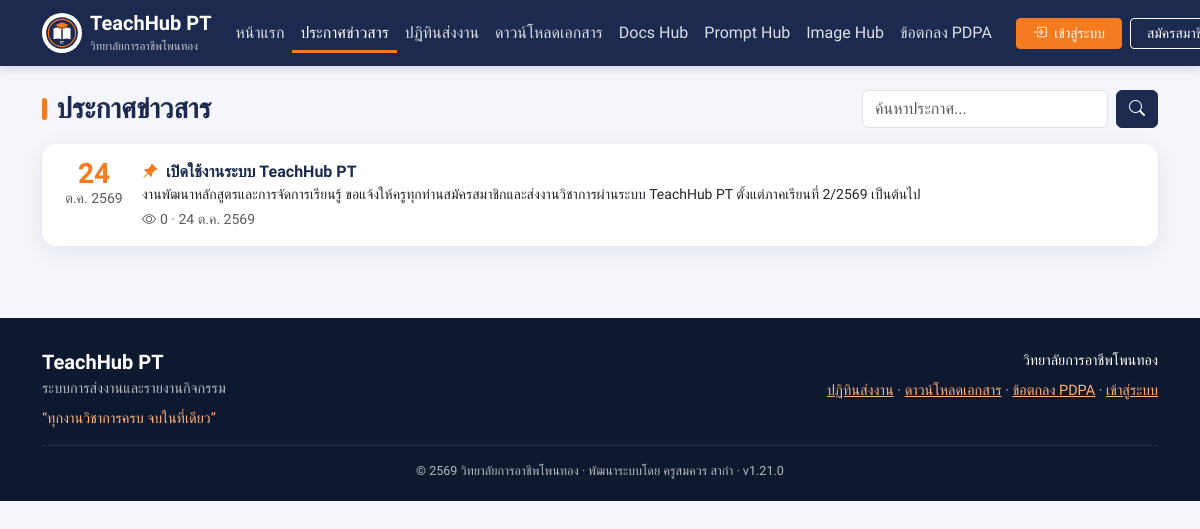
The app's page /announcements.php with its own data.
### tables this page shows
CREATE TABLE `announcements` (
  `id`            INT UNSIGNED NOT NULL AUTO_INCREMENT,
  `title`         VARCHAR(255) NOT NULL,
  `content`       TEXT NOT NULL,
  `is_pinned`     TINYINT(1) NOT NULL DEFAULT 0,
  `is_published`  TINYINT(1) NOT NULL DEFAULT 1,
  `views`         INT UNSIGNED NOT NULL DEFAULT 0,
  `created_by`    INT UNSIGNED NULL,
  `published_at`  DATETIME NOT NULL DEFAULT CURRENT_TIMESTAMP,
  `created_at`    DATETIME NOT NULL DEFAULT CURRENT_TIMESTAMP,
  `updated_at`    DATETIME NULL ON UPDATE CURRENT_TIMESTAMP,
  PRIMARY KEY (`id`),
  KEY `idx_announce_published` (`is_published`, `is_pinned`, `published_at`),
  KEY `idx_announce_created_by` (`created_by`),
  CONSTRAINT `fk_announce_created_by` FOREIGN KEY (`created_by`)
    REFERENCES `users` (`id`) ON UPDATE CASCADE ON DELETE SET NULL
);

### includes/functions.php (called while the page is built, shortened)
<?php
function db_query(string $sql, string $types = '', array $params = []): mysqli_stmt
{
    $stmt = db()->prepare($sql);
    if ($types !== '') {
        $stmt->bind_param($types, ...$params);
    }
    $stmt->execute();
    return $stmt;
}
function db_all(string $sql, string $types = '', array $params = []): array
{
    $stmt = db_query($sql, $types, $params);
    $res = $stmt->get_result();
    $rows = $res ? $res->fetch_all(MYSQLI_ASSOC) : [];
    return $rows;
}
function db_one(string $sql, string $types = '', array $params = []): ?array
{
    $stmt = db_query($sql, $types, $params);
    $res = $stmt->get_result();
    $row = $res ? $res->fetch_assoc() : null;
    return $row ?: null;
}
function db_value(string $sql, string $types = '', array $params = [])
{
    $row = db_one($sql, $types, $params);
    return $row ? reset($row) : null;
}
function e($value): string
{
    return htmlspecialchars((string)($value ?? ''), ENT_QUOTES | ENT_SUBSTITUTE, 'UTF-8');
}
function url(string $path = ''): string
{
    return BASE_URL . '/' . ltrim($path, '/');
}
function get(string $key, string $default = ''): string
{
    $v = $_GET[$key] ?? $default;
    return is_string($v) ? trim($v) : $default;
}
function get_int(string $key, int $default = 0): int
{
    return isset($_GET[$key]) && is_numeric($_GET[$key]) ? (int)$_GET[$key] : $default;
}
function thai_months(bool $short = true): array
{
    return $short
        ? [1 => 'ม.ค.', 'ก.พ.', 'มี.ค.', 'เม.ย.', 'พ.ค.', 'มิ.ย.', 'ก.ค.', 'ส.ค.', 'ก.ย.', 'ต.ค.', 'พ.ย.', 'ธ.ค.']
        : [1 => 'มกราคม', 'กุมภาพันธ์', 'มีนาคม', 'เมษายน', 'พฤษภาคม', 'มิถุนายน',
            'กรกฎาคม', 'สิงหาคม', 'กันยายน', 'ตุลาคม', 'พฤศจิกายน', 'ธันวาคม'];
}
function thai_date(?string $datetime, bool $withTime = false, bool $longMonth = false): string
{
    $ts = strtotime($datetime);
    $months = thai_months(!$longMonth);
    $text = (int)date('j', $ts) . ' ' . $months[(int)date('n', $ts)] . ' ' . ((int)date('Y', $ts) + 543);
    return $text;
}
function thai_year(?int $ts = null): int
{
    return (int)date('Y', $ts ?? time()) + 543;
}
function str_limit(string $text, int $limit = 120): string
{
    $text = trim(preg_replace('/\s+/u', ' ', strip_tags($text)));
    return mb_strlen($text) > $limit ? mb_substr($text, 0, $limit) . '…' : $text;
}

### config/db.php (called while the page is built, shortened)
<?php
function db(): mysqli
{
    static $conn = null;
    if ($conn instanceof mysqli) {
        return $conn;
    }
    try {
        $conn = new mysqli(DB_HOST, DB_USER, DB_PASS, DB_NAME, DB_PORT);
        $conn->set_charset('utf8mb4');
        $conn->query("SET time_zone = '+07:00'");
    } catch (mysqli_sql_exception $ex) {
        error_log('DB connect error: ' . $ex->getMessage());
        http_response_code(500);
        $msg = (defined('APP_DEBUG') && APP_DEBUG) ? htmlspecialchars($ex->getMessage(), ENT_QUOTES, 'UTF-8') : '';
        exit('<div style="font-family:sans-serif;padding:2rem">ไม่สามารถเชื่อมต่อฐานข้อมูลได้ กรุณาตรวจสอบการตั้งค่าใน config/db.php<br><small>' . $msg . '</small></div>');
    }
    return $conn;
}

### public/announcements.php (the view, shortened to what this page needs)
    <?php
$q = mb_substr(get('q'), 0, 100);
$perPage = 10;
$page = max(1, get_int('page', 1));
$where = 'is_published = 1 AND published_at <= NOW()';
$types = '';
$params = [];
$total = (int)db_value("SELECT COUNT(*) FROM announcements WHERE $where", $types, $params);
$pages = max(1, (int)ceil($total / $perPage));
$page = min($page, $pages);
$offset = ($page - 1) * $perPage;
$items = db_all(
    "SELECT id, title, content, is_pinned, views, published_at FROM announcements
     WHERE $where ORDER BY is_pinned DESC, published_at DESC LIMIT ? OFFSET ?",
    $types . 'ii',
    array_merge($params, [$perPage, $offset])
);
require APP_ROOT . '/includes/public_header.php';
?>
<div class="container py-4">
    <div class="d-flex flex-wrap align-items-center gap-3 mb-3">
        <h3 class="section-title mb-0">ประกาศข่าวสาร</h3>
        <form class="ms-auto d-flex gap-2" method="get" role="search">
            <input type="search" class="form-control" name="q" value="<?= e($q) ?>" placeholder="ค้นหาประกาศ..." aria-label="ค้นหาประกาศ">
            <button class="btn btn-primary" type="submit"><i class="bi bi-search"></i></button>
        </form>
    </div>
    <div class="card">
        <?php foreach ($items as $n): ?>
            <a class="news-item" href="<?= e(url('public/announcements.php?id=' . (int)$n['id'])) ?>">
                <div class="d-flex gap-3">
                    <div class="text-center flex-shrink-0 d-none d-sm-block" style="width:64px">
                        <div class="fs-3 fw-bold text-accent lh-1"><?= (int)date('j', strtotime($n['published_at'])) ?></div>
                        <div class="small text-muted"><?= e(thai_months()[(int)date('n', strtotime($n['published_at']))]) ?> <?= thai_year(strtotime($n['published_at'])) ?></div>
                    </div>
                    <div class="flex-grow-1">
                        <div class="news-title">
                            <?php if ($n['is_pinned']): ?><i class="bi bi-pin-angle-fill text-accent me-1"></i><?php endif; ?>
                            <?= e($n['title']) ?>
                        </div>
                        <div class="small mb-1"><?= e(str_limit($n['content'], 200)) ?></div>
                        <div class="small text-muted"><i class="bi bi-eye me-1"></i><?= number_format((int)$n['views']) ?> · <?= e(thai_date($n['published_at'])) ?></div>
                    </div>
                </div>
            </a>
        <?php endforeach; ?>
    </div>
</div>
<?php require APP_ROOT . '/includes/public_footer.php'; ?>

### assets/css/style.css (style rules this page uses)
:root { --th-primary: #1b2a4e; --th-accent: #f47b20; --th-bg: #f4f6fb; --th-text: #1f2937; --th-muted: #6b7280; --th-radius: 14px; --th-shadow: 0 6px 24px rgba(27, 42, 78, .08); }
html, body { font-family: 'Sarabun', system-ui, -apple-system, 'Segoe UI', sans-serif; color: var(--th-text); background: var(--th-bg); }
a { color: var(--th-primary); }
.btn-primary { --bs-btn-bg: var(--th-primary); --bs-btn-border-color: var(--th-primary); --bs-btn-hover-bg: #12203d; --bs-btn-hover-border-color: #12203d; --bs-btn-active-bg: #0e1930; --bs-btn-active-border-color: #0e1930; }
.text-accent { color: var(--th-accent) !important; }
.card { border: 0; border-radius: var(--th-radius); box-shadow: var(--th-shadow); }
.section-title { font-weight: 700; color: var(--th-primary); position: relative; padding-left: .9rem; margin-bottom: 1.25rem; }
.section-title::before { content: ''; position: absolute; left: 0; top: .2em; bottom: .2em; width: 5px; border-radius: 4px; background: var(--th-accent); }
.news-item { padding: 1rem 1.25rem; border-bottom: 1px solid #f0f2f7; display: block; color: inherit; text-decoration: none; }
.news-item:last-child { border-bottom: 0; }
.news-title { font-weight: 600; color: var(--th-primary); }

### records on screen
announcements: published_at "24", published_at "ต.ค.", published_at "2569", is_pinned 1 (drawn), title "เปิดใช้งานระบบ TeachHub PT", content "งานพัฒนาหลักสูตรและการจัดการเรียนรู้ ขอแจ้งให้ครูทุกท่านสมัครสมาชิกและส่งงานวิชาการผ่านระบบ TeachHub PT ตั้งแต่ภาคเรียนที่ 2/2569 เป็นต้นไป", views "0", published_at "24 ต.ค. 2569"

### other values on screen
system_name() "TeachHub PT"
college_name() "วิทยาลัยการอาชีพโพนทอง"
$label "หน้าแรก"
$label "ประกาศข่าวสาร"
$label "ปฏิทินส่งงาน"
$label "ดาวน์โหลดเอกสาร"
$label "Docs Hub"
$label "Prompt Hub"
$label "Image Hub"
$label "ข้อตกลง PDPA"
setting('system_fullname', 'ระบบการส่งงานและรายงานกิจกรรม') "ระบบการส่งงานและรายงานกิจกรรม"
setting('slogan', 'ทุกงานวิชาการครบ จบในที่เดียว') "ทุกงานวิชาการครบ จบในที่เดียว"
thai_year() "2569"
APP_DEVELOPER "ครูสมควร สากำ"
APP_VERSION "1.21.0"
